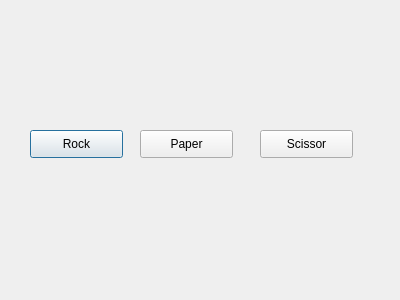
<?xml version="1.0" encoding="UTF-8"?>
<ui version="4.0">
 <class>RPSdlg</class>
 <widget class="QDialog" name="RPSdlg">
  <property name="geometry">
   <rect>
    <x>0</x>
    <y>0</y>
    <width>400</width>
    <height>300</height>
   </rect>
  </property>
  <property name="windowTitle">
   <string>Dialog</string>
  </property>
  <widget class="QPushButton" name="rockbtn">
   <property name="geometry">
    <rect>
     <x>30</x>
     <y>130</y>
     <width>93</width>
     <height>28</height>
    </rect>
   </property>
   <property name="text">
    <string>Rock</string>
   </property>
  </widget>
  <widget class="QPushButton" name="paperbtn">
   <property name="geometry">
    <rect>
     <x>140</x>
     <y>130</y>
     <width>93</width>
     <height>28</height>
    </rect>
   </property>
   <property name="text">
    <string>Paper</string>
   </property>
  </widget>
  <widget class="QPushButton" name="scissorbtn">
   <property name="geometry">
    <rect>
     <x>260</x>
     <y>130</y>
     <width>93</width>
     <height>28</height>
    </rect>
   </property>
   <property name="text">
    <string>Scissor</string>
   </property>
  </widget>
  <widget class="QLabel" name="label">
   <property name="geometry">
    <rect>
     <x>0</x>
     <y>50</y>
     <width>391</width>
     <height>51</height>
    </rect>
   </property>
   <property name="text">
    <string/>
   </property>
  </widget>
 </widget>
 <resources/>
 <connections/>
</ui>
